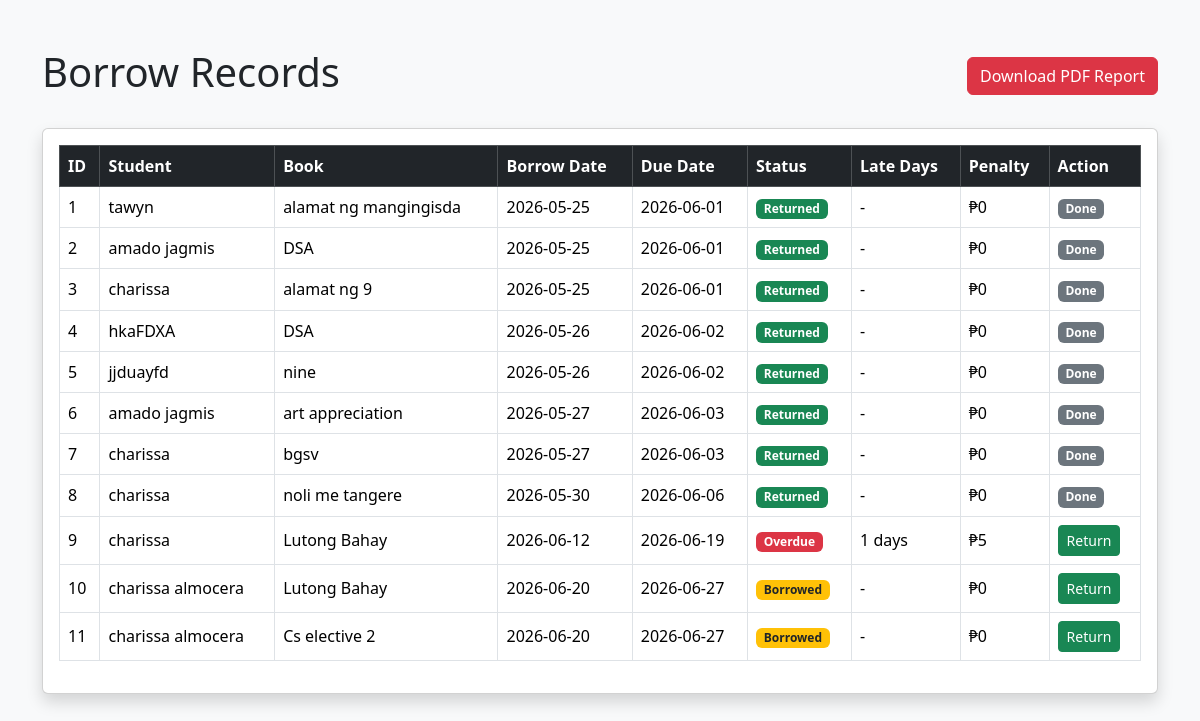
Screenshot of /borrow_records (signed in) with the database file from the repository.
### tables this page shows
CREATE TABLE borrow_books (
    id INTEGER PRIMARY KEY AUTOINCREMENT,
    student_name TEXT NOT NULL,
    book_id INTEGER NOT NULL,
    book_title TEXT NOT NULL,
    borrow_date TEXT NOT NULL,
    due_date TEXT NOT NULL,
    status TEXT NOT NULL
);

### app.py (the view)
@app.route('/borrow_records')
@login_required
def borrow_records():
    conn = sqlite3.connect('database.db')
    cursor = conn.cursor()
    cursor.execute("SELECT * FROM borrow_books")
    records = cursor.fetchall()
    conn.close()
    current_date = datetime.now()
    updated_records = []
    for record in records:
        due_date = datetime.strptime(record[5], '%Y-%m-%d')
        late_days = 0
        penalty = 0
        status = record[6]
        if (
            current_date > due_date
            and status == 'Borrowed'
        ):
            late_days = (
                current_date - due_date
            ).days
            penalty = late_days * 5
            status = 'Overdue'
        updated_records.append({
            'id': record[0],
            'student': record[1],
            'book': record[3],
            'borrow_date': record[4],
            'due_date': record[5],
            'status': status,
            'late_days': late_days,
            'penalty': penalty
        })
    return render_template(
        'borrow_records.html',
        records=updated_records
    )

### app.py (called while the page is built)
def login_required(f):
    @wraps(f)
    def decorated_function(*args, **kwargs):
        if 'user_id' not in session:
            return redirect('/login')
        return f(*args, **kwargs)
    return decorated_function

### templates/borrow_records.html (shortened to what this page needs)
<!DOCTYPE html>
<html>
<head>
    <link href="https://cdn.jsdelivr.net/npm/bootstrap@5.3.3/dist/css/bootstrap.min.css" rel="stylesheet">
</head>
<body class="bg-light">
<div class="container mt-5">
    <div class="d-flex justify-content-between align-items-center mb-4">
        <h1>Borrow Records</h1>
        <a href="/generate_report" class="btn btn-danger">
            Download PDF Report
        </a>
    </div>
    <div class="card shadow p-3">
        <table class="table table-bordered table-hover align-middle">
            <thead class="table-dark">
                <tr>
                    <th>ID</th>
                    <th>Student</th>
                    <th>Book</th>
                    <th>Borrow Date</th>
                    <th>Due Date</th>
                    <th>Status</th>
                    <th>Late Days</th>
                    <th>Penalty</th>
                    <th>Action</th>
                </tr>
            </thead>
            <tbody>
                {% for record in records %}
                <tr>
                    <td>{{ record.id }}</td>
                    <td>{{ record.student }}</td>
                    <td>{{ record.book }}</td>
                    <td>{{ record.borrow_date }}</td>
                    <td>{{ record.due_date }}</td>
                    <td>
                        {% if record.status == 'Overdue' %}
                        <span class="badge bg-danger">
                            Overdue
                        </span>
                        {% elif record.status == 'Returned' %}
                        <span class="badge bg-success">
                            Returned
                        </span>
                        {% else %}
                        <span class="badge bg-warning text-dark">
                            Borrowed
                        </span>
                        {% endif %}
                    </td>
                    <td>
                        {% if record.late_days > 0 %}
                            {{ record.late_days }} days
                        {% else %}
                            -
                        {% endif %}
                    </td>
                    <td>
                        {% if record.penalty > 0 %}
                            ₱{{ record.penalty }}
                        {% else %}
                            ₱0
                        {% endif %}
                    </td>
                    <td>
                        {% if record.status != 'Returned' %}
                        <a
                            href="/return_book/{{ record.id }}"
                            class="btn btn-success btn-sm"
                        >
                            Return
                        </a>
                        {% else %}
                        <span class="badge bg-secondary">
                            Done
                        </span>
                        {% endif %}
                    </td>
                </tr>
                {% endfor %}
            </tbody>
        </table>
    </div>
</div>
</body>
</html>

### rows the page displays
borrow_books: id "1", student "tawyn", book "alamat ng mangingisda", borrow_date "2026-05-25", due_date "2026-06-01", status "Returned", shows "₱0"
borrow_books: id "2", student "amado jagmis", book "DSA", borrow_date "2026-05-25", due_date "2026-06-01", status "Returned", shows "₱0"
borrow_books: id "3", student "charissa", book "alamat ng 9", borrow_date "2026-05-25", due_date "2026-06-01", status "Returned", shows "₱0"
borrow_books: id "4", student "hkaFDXA", book "DSA", borrow_date "2026-05-26", due_date "2026-06-02", status "Returned", shows "₱0"
borrow_books: id "5", student "jjduayfd", book "nine", borrow_date "2026-05-26", due_date "2026-06-02", status "Returned", shows "₱0"
borrow_books: id "6", student "amado jagmis", book "art appreciation", borrow_date "2026-05-27", due_date "2026-06-03", status "Returned", shows "₱0"
borrow_books: id "7", student "charissa", book "bgsv", borrow_date "2026-05-27", due_date "2026-06-03", status "Returned", shows "₱0"
borrow_books: id "8", student "charissa", book "noli me tangere", borrow_date "2026-05-30", due_date "2026-06-06", status "Returned", shows "₱0"
borrow_books: id "9", student "charissa", book "Lutong Bahay", borrow_date "2026-06-12", due_date "2026-06-19", shows "Overdue", late_days "1", penalty "5"
borrow_books: id "10", student "charissa almocera", book "Lutong Bahay", borrow_date "2026-06-20", due_date "2026-06-27", status "Borrowed", shows "₱0"
borrow_books: id "11", student "charissa almocera", book "Cs elective 2", borrow_date "2026-06-20", due_date "2026-06-27", status "Borrowed", shows "₱0"
